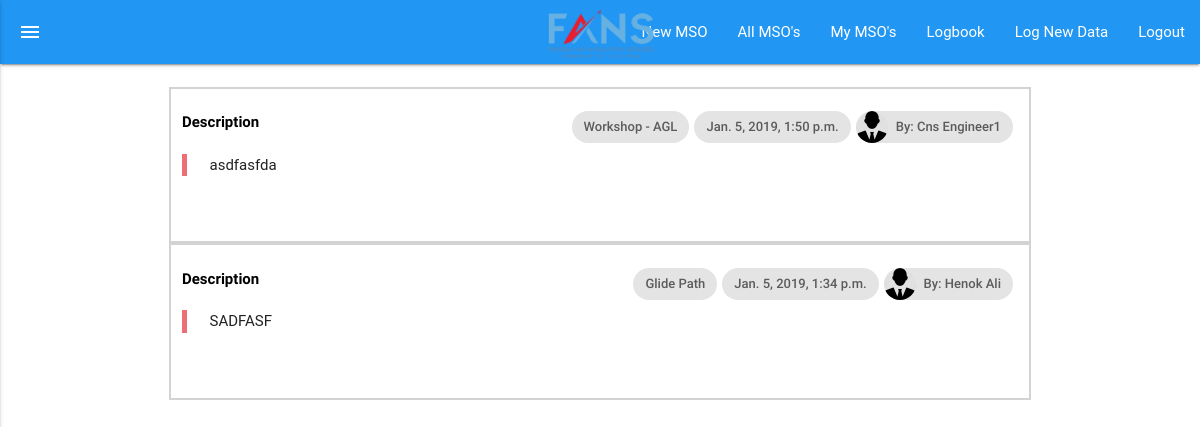
/logbook/all/ (signed in), run on an earlier commit of the app's database.
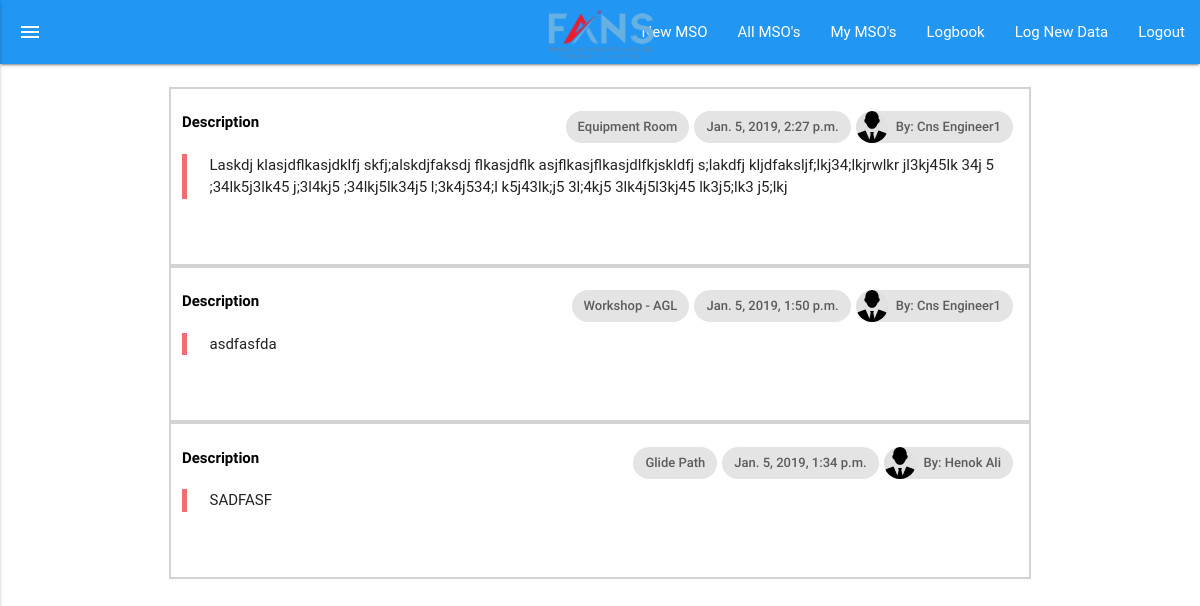
And on a later commit of the database.
### logbook/models.py (models this page shows, shortened)
class NewLog(models.Model):
    posted_on = models.DateTimeField(auto_now=True)
    posted_by = models.EmailField(max_length=254, default='')
    posted_by_name = models.CharField(max_length=250, default='')
    logbook_name = models.CharField(max_length=250, default='')
    description = models.TextField()

### logbook/views.py (the view)
# urls.py: path('all/', views.all_logs, name='all_logs.html'),
@login_required
def all_logs(request, msg=''):
    args={
        'msg': msg,
        'department': get_department(request.user),
        'job_title': get_job_title(request.user),
        'logs': NewLog.objects.all().order_by('-pk'),
    }
    return render(request, 'logbook/all_logs.html', args)

### mso/helper.py (called while the page is built)
def get_job_title(email):
    job_title = SetupUserAccount.objects.values_list('job_title', flat=True).filter(email=email)[0]
    return job_title

def get_department(email):
    department = SetupUserAccount.objects.values_list('department', flat=True).filter(email=email)[0]
    return department

### users/models.py (called while the page is built)
    def __str__(self):
        return self.email

### logbook/templates/logbook/all_logs.html (shortened to what this page needs)
{% extends 'cns_base.html' %}
{% load static %}
{% block linktag %} <link rel="stylesheet" type="text/css" href="{% static "pages/css/mso.css" %}"> {% endblock linktag %}
{% block content %}
<div class="container">
    <br>
    {%for log in logs %}
    <div class="row mso_row">
        <div class="col s12">
            <br>
                <div class="chip">
                        <img src="{% static "pages/img/male_profile_default.png" %}" alt="male_profile_default">By: {{ log.posted_by_name }}
                </div>
                <div class="chip">
                    {{ log.posted_on }}
                </div>
                <div class="chip">
                    {{ log.logbook_name }}
                </div>
                <span class="title mso_title">Description</span>
                <blockquote>{{log.description}}</blockquote>
            <br>
            <br>
        </div>
    </div>
        {% endfor %}
        <br>
        <br>
        <br>
        <br>
        <br>
</div>
{% endblock content %}

What changed in the data, as far as the page shows it:
added NewLog: posted_by_name "Cns Engineer1", posted_on "Jan. 5, 2019, 2:27 p.m.", logbook_name "Equipment Room", description "Laskdj klasjdflkasjdklfj skfj;alskdjfaksdj flkasjdflk asjflkasjflkasjdlfkjskldfj s;lakdfj kljdfaksljf;lkj34;lkjrwlkr jl3kj45lk 34j 5 ;34lk5j3lk45 j;3l4kj5 ;34lkj5lk34j5 l;3k4j534;l k5j43lk;j5 3l;4kj5 3lk4j5l3kj45 lk3j5;lk3 j5;lkj"
